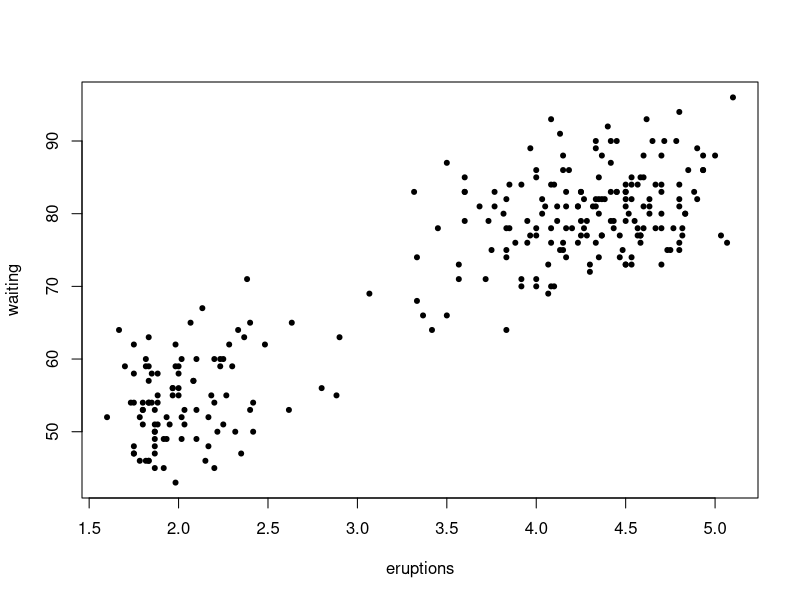

Write the R code that produced this figure.
## ---- chunk 1
data(faithful)
plot(faithful, pch=20)
